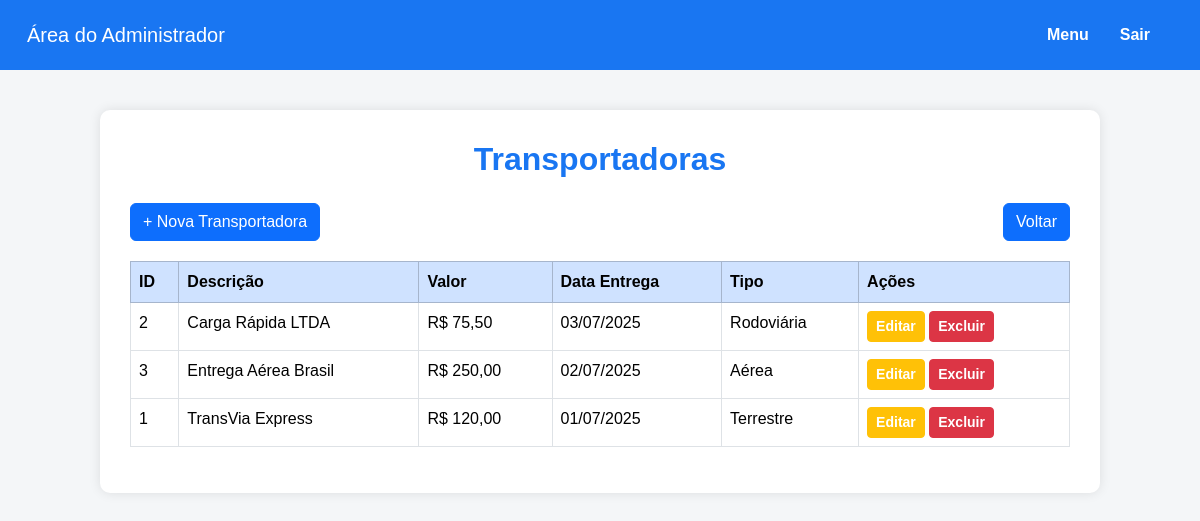
/Projeto/MVSinfo/Projeto/php/area-admin/transportadora/admin-transportadora-list.php (signed in), run on the app's committed database.
### tables this page shows
CREATE TABLE transportadora (
    id_transportadora INT PRIMARY KEY AUTO_INCREMENT,
    descricao VARCHAR(100),
    data_entrega DATE,
    valor DECIMAL(10,2),
    tipo_transportadora VARCHAR(50)
);

### Projeto/MVSinfo/Projeto/php/area-admin/transportadora/admin-transportadora-list.php (the view, shortened to what this page needs)
<?php
$conexao = new Conexao();
$pdo = $conexao->getPdo();
$lista = $pdo->query("SELECT * FROM transportadora ORDER BY descricao ASC")->fetchAll(PDO::FETCH_ASSOC);
?>
<!DOCTYPE html>
<html lang="pt-BR">
<head>
  <link href="https://cdn.jsdelivr.net/npm/bootstrap@5.3.3/dist/css/bootstrap.min.css" rel="stylesheet" />
</head>
<body>
<nav class="navbar navbar-expand-lg">
  <div class="container-fluid">
    <a class="navbar-brand text-white" href="#">Área do Administrador</a>
    <div class="collapse navbar-collapse justify-content-end" id="navbarNav">
      <div class="navbar-nav">
        <a class="nav-link" href="../area-admin.php">Menu</a>
        <a class="nav-link" href="../../logout.php">Sair</a>
      </div>
    </div>
  </div>
</nav>
<div class="container">
  <h2>Transportadoras</h2>
  <div class="top-actions">
    <a href="admin-transportadora-add.php" class="btn btn-primary">+ Nova Transportadora</a>
    <a href="../area-admin.php" class="btn btn-primary">Voltar</a>
  </div>
  <?php if (count($lista) > 0): ?>
  <table class="table table-bordered">
    <thead class="table-primary">
      <tr>
        <th>ID</th>
        <th>Descrição</th>
        <th>Valor</th>
        <th>Data Entrega</th>
        <th>Tipo</th>
        <th>Ações</th>
      </tr>
    </thead>
    <tbody>
      <?php foreach ($lista as $item): ?>
      <tr>
        <td><?= htmlspecialchars($item['id_transportadora']) ?></td>
        <td><?= htmlspecialchars($item['descricao']) ?></td>
        <td>R$ <?= number_format($item['valor'], 2, ',', '.') ?></td>
        <td><?= date('d/m/Y', strtotime($item['data_entrega'])) ?></td>
        <td><?= htmlspecialchars($item['tipo_transportadora']) ?></td>
        <td class="acoes">
          <a href="admin-transportadora-edit.php?id=<?= $item['id_transportadora'] ?>" class="btn btn-sm btn-warning text-white">Editar</a>
          <a href="admin-transportadora-delete.php?id=<?= $item['id_transportadora'] ?>" class="btn btn-sm btn-danger text-white" onclick="return confirm('Confirma exclusão?')">Excluir</a>
        </td>
      </tr>
      <?php endforeach; ?>
    </tbody>
  </table>
  <?php else: ?>
  <p>Nenhuma transportadora cadastrada.</p>
  <?php endif; ?>
</div>
</body>
</html>

### Projeto/MVSinfo/Projeto/php/area-admin/transportadora/admin-transportadora-list.php (style rules this page uses)
body { background-color: #f4f6f8; font-family: Arial, sans-serif; }
.navbar { background-color: #1976f2; padding: 15px; }
.navbar .nav-link { color: white; font-weight: bold; margin-right: 15px; }
.container { max-width: 1000px; margin: 40px auto; background: white; padding: 30px; border-radius: 10px; box-shadow: 0 0 12px rgba(0,0,0,0.1); }
h2 { color: #1976f2; text-align: center; margin-bottom: 25px; font-weight: 700; }
.acoes a.btn-warning, .acoes a.btn-danger { color: white !important; font-weight: 600; }
.top-actions { display: flex; justify-content: space-between; margin-bottom: 20px; }

### data on the page
transportadora: id_transportadora "2", descricao "Carga Rápida LTDA", valor "75,50", data_entrega "03/07/2025", tipo_transportadora "Rodoviária"
transportadora: id_transportadora "3", descricao "Entrega Aérea Brasil", valor "250,00", data_entrega "02/07/2025", tipo_transportadora "Aérea"
transportadora: id_transportadora "1", descricao "TransVia Express", valor "120,00", data_entrega "01/07/2025", tipo_transportadora "Terrestre"
